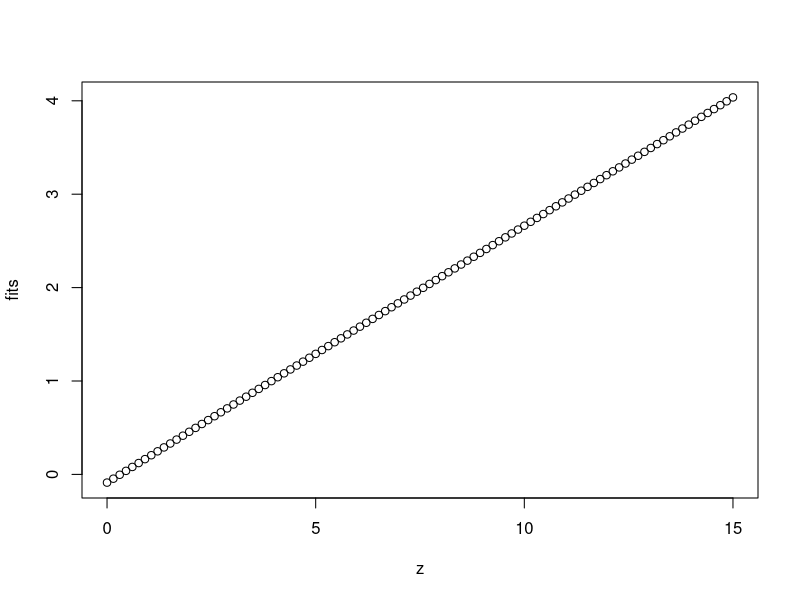

This chart was generated by the following R code:
library(reshape2)

llr = function(x, y, z, omega) {
  fits = sapply(z, compute_f_hat, x, y, omega)
  return(fits)
}

compute_f_hat = function(z, x, y, omega) {
  Wz = make_weight_matrix(z, x, omega)
  X = make_predictor_matrix(x)
  f_hat = c(1, z) %*% solve(t(X) %*% Wz %*% X) %*% t(X) %*% Wz %*% y
  return(f_hat)
}

make_weight_matrix <- function(z, x, omega) {
  r <- abs(x-z)/omega
  w <- ifelse(abs(r) < 1, (1-abs(r)^3)^3, 0)
  return(diag(w))
}

make_predictor_matrix <- function(x) {
  X <- cbind(1,x)
  return(X)
}

data(french_fries)
french_fries = french_fries[complete.cases(french_fries),]
z = seq(0, 15, length.out = 100)
fits = llr(z = z, x = french_fries$potato, y = french_fries$buttery, omega = 50)
plot(z, fits)

# tets
# terst2 